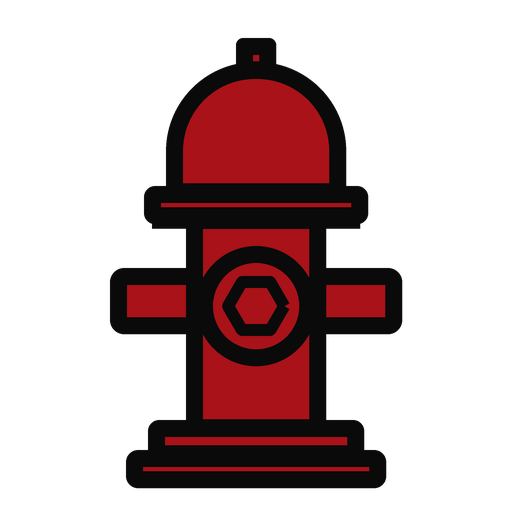
#> input picture hydrant-mark.png, 512 x 512 px
$ python make_app_icon.py
#> lines starting #> are read from the running program, lines starting #| are printed output that depends on the picture
# -*- coding: utf-8 -*-
"""
Build the PWA / Play Store app icons from hydrant-mark.png.

    python -I make_app_icon.py

Writes icon-512.png and icon-192.png.

Why the generous margin: manifest.json declares these icons "any maskable",
so Android may crop them to a circle or squircle. A maskable icon is only
guaranteed to keep what sits inside a centred circle of 80% of the width, so
the hydrant is scaled to ~67% of the canvas height and centred. It looks
airy as a flat square and correct once the launcher masks it.

Background is opaque white: Play prefers no alpha on the 512 listing icon,
and the mark is red with a black outline, which needs a light field to read
at launcher size.
"""
import os
from PIL import Image

HERE = os.path.dirname(os.path.abspath(__file__))
MARK = os.path.join(HERE, "hydrant-mark.png")

BG          = (0xFF, 0xFF, 0xFF, 255)
CANVAS      = 512
MARK_HEIGHT = 344          # ~67% of canvas - inside the maskable safe circle
SIZES       = {"icon-512.png": 512, "icon-192.png": 192}


def main():
    mark = Image.open(MARK).convert("RGBA")
#> mark is the input picture: PIL image 512x512 RGBA; mean R, G, B, A 23.3, 4.2, 5, 80.1
    mark = mark.crop(mark.getbbox())                     # trim transparent padding
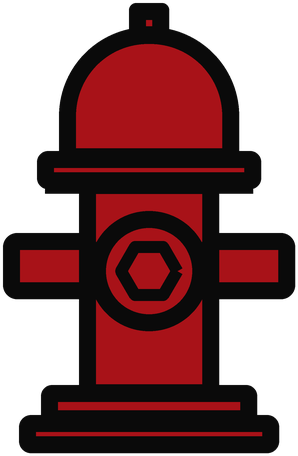
#> mark: PIL image 298x456 RGBA; mean R, G, B, A 45, 8.1, 9.6, 154.4; transparent parts drawn white

    scale = MARK_HEIGHT / float(mark.size[1])
#> scale = 0.754
    w, h = int(round(mark.size[0] * scale)), MARK_HEIGHT
#> w = 225; h = 344
    mark = mark.resize((w, h), Image.LANCZOS)
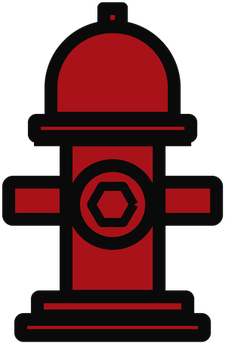
#> mark: PIL image 225x344 RGBA; mean R, G, B, A 45, 8.1, 9.6, 154.4; transparent parts drawn white

    base = Image.new("RGBA", (CANVAS, CANVAS), BG)
#> base: PIL image 512x512 RGBA; every value is 255
    base.alpha_composite(mark, ((CANVAS - w) // 2, (CANVAS - h) // 2))
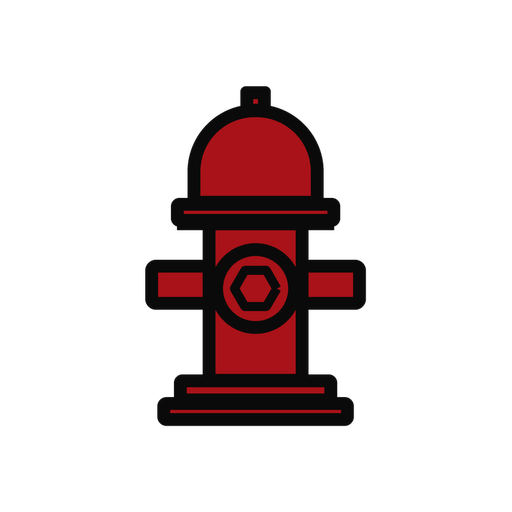
#> base: PIL image 512x512 RGBA; mean R, G, B, A 222.7, 211.8, 212.2, 255
    flat = base.convert("RGB")                           # no alpha for Play

    for name, px in SIZES.items():
        out = flat if px == CANVAS else flat.resize((px, px), Image.LANCZOS)
        path = os.path.join(HERE, name)
        out.save(path, optimize=True)
        print("wrote %-14s %dx%d  %.0f KB" % (name, px, px,
                                              os.path.getsize(path) / 1024.0))
#> this loop made 2 passes
#> pass 2, in main, `out = flat if px == CANVAS else flat.resize((px, px), Image.LANCZOS)`:
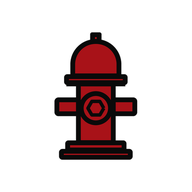
#> out: PIL image 192x192 RGB; mean R, G, B 222.6, 211.7, 212.1


if __name__ == "__main__":
    main()
